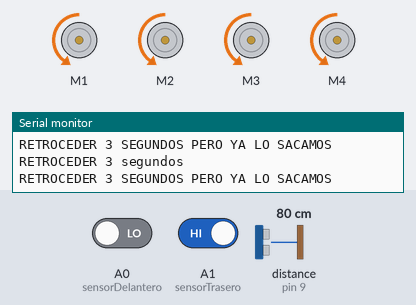
A sketch run on a simulated Arduino Uno, built with avr-gcc and run on an emulated ATmega328P. On the bench: 4 × DC motor (green arrow = forward, orange = backward, longer = faster), the last lines printed to the serial monitor. Wiring (inferred from the names in the program): ultrasonic range finder: trigger pin 10; echo pin 9. Inputs (shaded band) come from the test bench; at power-on: A0 (sensorDelantero) LOW, distance to the obstacle (sensor on pin 9) 80 cm, A1 (sensorTrasero) HIGH. The echo pulse lasts 58.3 µs per cm.

Above: at 2.2 s.
2.3 s: A0 (sensorDelantero) driven HIGH
At 3.5 s:
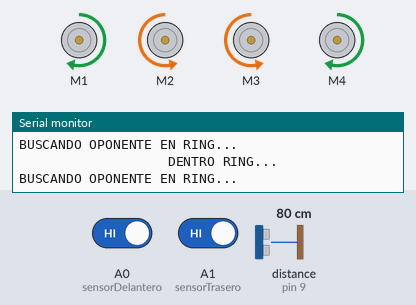
4.5 s: distance to the obstacle (sensor on pin 9) set to 2 cm
At 5.4 s:
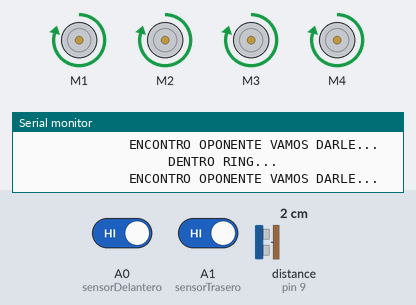
6.0 s: A1 (sensorTrasero) driven LOW
At 6.3 s:
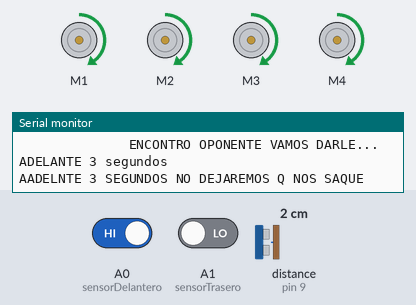
7.5 s: A1 (sensorTrasero) driven HIGH
At 9.0 s:
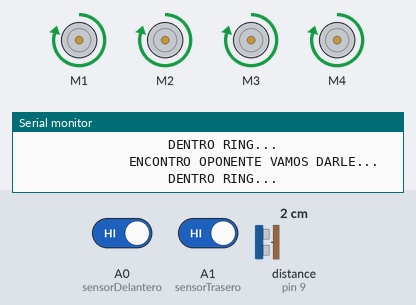
11.6 s: A0 (sensorDelantero) driven LOW
At 12.6 s:
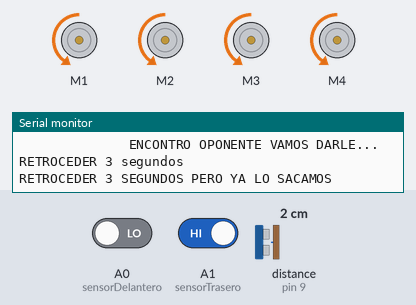
13.2 s: A0 (sensorDelantero) driven HIGH and A1 (sensorTrasero) driven LOW
At 14.6 s:
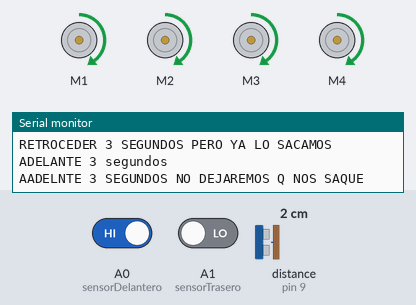
Timing chart, 0 to 16.2 s (numbered marks = the images above; inputs shaded):
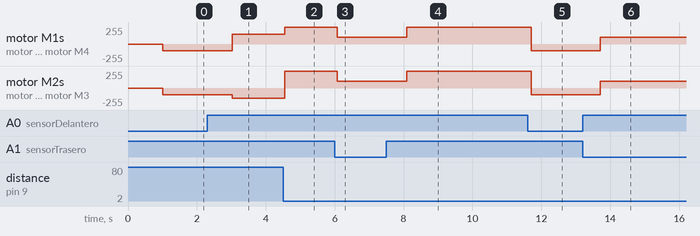

Measured:
- after the input at 2.3 s, motor M1, motor M4: backward 100/255 → forward 150/255 after 0.73 s; motor M2, motor M3: backward 100/255 → backward 150/255 after 0.73 s
- after the input at 4.5 s, motor M1, motor M4: forward 150/255 → forward 250/255 after 0.06 s; motor M2, motor M3: backward 150/255 → forward 250/255 after 0.06 s
- after the input at 6.0 s, motor M1–4: forward 250/255 → forward 100/255 after 0.08 s
- after the input at 7.5 s, motor M1–4: forward 100/255 → forward 250/255 after 0.60 s
- after the input at 11.6 s, motor M1–4: forward 250/255 → backward 100/255 after 0.10 s
- after the input at 13.2 s, motor M1–4: backward 100/255 → forward 100/255 after 0.52 s

The sketch:

codigo_final.ino
```cpp
#include <AFMotor.h>
//Sensores Infrarrojos
int sensorDelantero=A0; //sensor ir en A1
int lecturaDelantera=0; //lectura del sensor trasero
int Delantero=0;        //delantero

int sensorTrasero=A1; //sensor ir en A0
int lecturaTrasera=0; //lectura del sensor trasero
int Trasero=0;        //trasero

int pecho = 9;            // define el pin 2 como (pecho) para el Ultrasonido
int ptrig = 10;            // define el pin 3 como (ptrig) para el Ultrasonido
int duracion, distancia;  // para Calcular distacia

AF_DCMotor motor1(1);    //objetos motor y numero de motor
AF_DCMotor motor2(2);
AF_DCMotor motor3(3);
AF_DCMotor motor4(4);

void setup()
{
  Serial.begin(9600);           // set up Serial library at 9600 bps
  //////sensor ultrasonico////
  pinMode(pecho, INPUT);   // define el pin 2 como entrada (pecho)
  pinMode(ptrig,OUTPUT);   // define el pin 3 como salida  (ptrig)

  motor1.setSpeed(255);  //velocidad del motor de 0-255, 255 es la maxima
  motor2.setSpeed(255);
  motor3.setSpeed(255);
  motor4.setSpeed(255);

  motor1.run(RELEASE);
  motor2.run(RELEASE);
  motor3.run(RELEASE);
  motor4.run(RELEASE);
  Serial.println("Tiempo de seguridad");
  delay(1000);          //Tiempo de seguridad
}

void loop()
{
   //rutina de sensor ultrasonico
   digitalWrite(ptrig, HIGH);   // genera el pulso de trigger por 10us
   delay(0.01);
   digitalWrite(ptrig, LOW);
   duracion = pulseIn(pecho, HIGH);          // Lee el tiempo del Echo
   distancia = (duracion/2) / 29;            // calcula la distancia en centimetros
   delay(5);
  // Serial.println(distancia);

   //lectura de sensores ir
   lecturaDelantera=digitalRead(sensorDelantero);
   lecturaTrasera=digitalRead(sensorTrasero);

  ///rutina IR ///////////

   //posicion adentro
  if (lecturaDelantera==HIGH && lecturaTrasera==HIGH)
  {
  Serial.println("                   DENTRO RING...");
  Delantero=0;
  Trasero=0;
  }
  //posicion delantera
  if (lecturaDelantera==LOW)
  {
  Serial.println("RETROCEDER 3 segundos");
  Delantero=1;
  Trasero=0;
  }
  //posicion trasera
  if (lecturaTrasera==LOW)
  {
  Delantero=0;
  Trasero=1;
  Serial.println("ADELANTE 3 segundos");
  }

//**************si detecta un oponente
   if(distancia<=20 && Delantero==0 && Trasero==0)
  {
 motor1.setSpeed(250);
  motor2.setSpeed(250);
  motor3.setSpeed(250);
  motor4.setSpeed(250);
  ///ADELANTE////
   motor1.run(FORWARD);
   motor2.run(FORWARD);
   motor3.run(FORWARD);
   motor4.run(FORWARD);
  Serial.println("              ENCONTRO OPONENTE VAMOS DARLE...");
  delay(100);
  }
////
  //  //sino detecta oponente
    if(distancia>=21 && Delantero==0 && Trasero==0)
    {
    motor1.setSpeed(150);
    motor2.setSpeed(150);
    motor3.setSpeed(150);
    motor4.setSpeed(150);
      motor1.run(FORWARD);
      motor2.run(BACKWARD);
      motor3.run(BACKWARD);
      motor4.run(FORWARD);
    Serial.println("BUSCANDO OPONENTE EN RING...");
   }
//  ///DETECTA OPONENTE PERO DETECTA FINAL DE RING ADELANTE
     if(Delantero==1)
    {
motor1.setSpeed(100);
  motor2.setSpeed(100);
  motor3.setSpeed(100);
  motor4.setSpeed(100);
    ///ADtras////
     motor1.run(BACKWARD);
     motor2.run(BACKWARD);
     motor3.run(BACKWARD);
     motor4.run(BACKWARD);
    Serial.println("RETROCEDER 3 SEGUNDOS PERO YA LO SACAMOS");
    delay(1000);
    }
////  ///DETACTA OPONENTE PERO DETECTA FINAL DE RING ATRAS
   if(Trasero==1)
  {
  motor1.setSpeed(100);
  motor2.setSpeed(100);
  motor3.setSpeed(100);
  motor4.setSpeed(100);
//  ///ADELANTE////
   motor1.run(FORWARD);
   motor2.run(FORWARD);
   motor3.run(FORWARD);
   motor4.run(FORWARD);
  Serial.println("AADELNTE 3 SEGUNDOS NO DEJAREMOS Q NOS SAQUE");
  delay(1000);
  }
}
```
